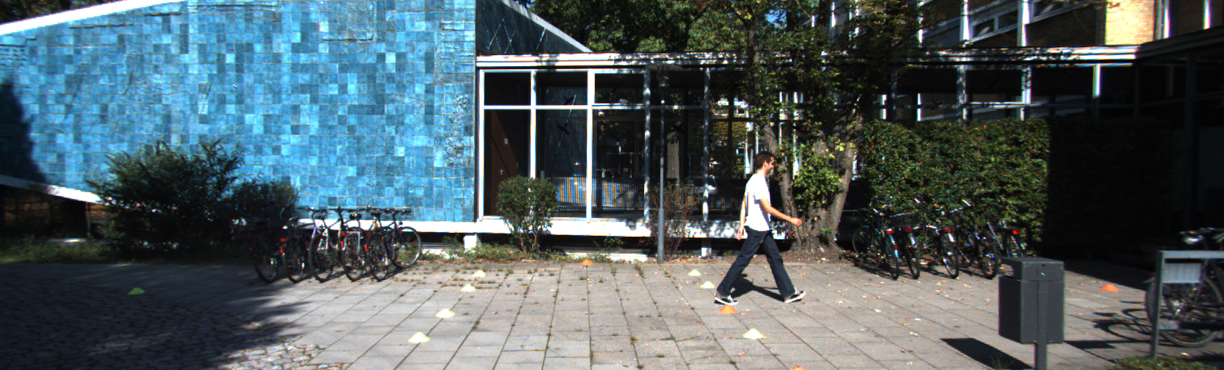
//> input picture memoryAccessTest/000000.png, 1224 x 370 px
$ ./memoryAccessTest 000000.png   (built with g++ and OpenCV 4)
//> lines starting //> are read from the running program, lines starting //| are printed output that depends on the picture
//> further down, img is the input picture: 370 rows x 1224 cols, CV_8UC3; mean B, G, R 98.4, 93.8, 79.3
#include "stdio.h"
#include <string>


#include <opencv2/opencv.hpp>

const int looptime = 1000;

int testAccessTime(cv::Mat &img)
{
    int loopcnt =0;
    int64_t start_time = cv::getCPUTickCount();
    while(loopcnt<looptime)
    {
        for(int y=1; y<img.rows+1;y++)
        {
            uchar *p = img.ptr(y)-1;
            for(int x=img.cols-1; x>=0; x--, p--)
                (*p)++;
        }
        loopcnt++;
    }
//> after the loop, loopcnt = 1000
    double spendtime = ((double)(cv::getCPUTickCount()-start_time)/cv::getTickFrequency())/1000;
    printf("point -- speedtime is %d ms\n", spendtime);


    loopcnt = 0;
    start_time = cv::getCPUTickCount();
    while(loopcnt<looptime)
    {
        for(int y=0; y<img.rows;y++)
        {
            uchar *p = img.ptr(y);
            for(int x=0; x<img.cols; x++, p++)
                (*p)++;
        }
        loopcnt++;
    }
//> after the loop, loopcnt = 1000
    spendtime = ((double)(cv::getCPUTickCount()-start_time)/cv::getTickFrequency())/1000;
    printf("point ++ speedtime is %d ms\n", spendtime);

}

int main(int argc, char* argv[] )
{
    if(not argc==2)
    {
        printf("please input img path]\n");
        return -1;
    }

    std::string imgPath = std::string(argv[1]);
    cv::Mat img = cv::imread(imgPath);
    cv::imshow("img", img);
    cv::waitKey();


    testAccessTime(img);
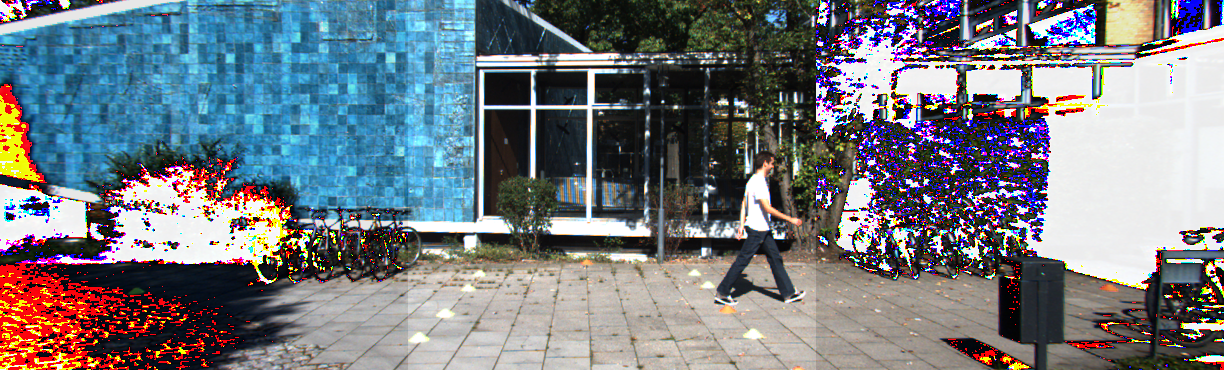
//> img: 370 rows x 1224 cols, CV_8UC3; mean B, G, R 128.7, 121.7, 116.5

    return 0;

}
